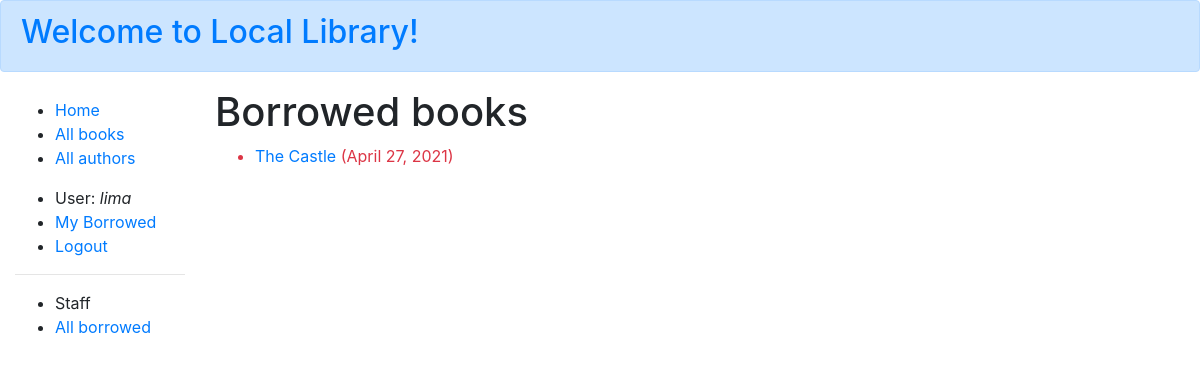
The page /catalog/mybooks/ (signed in) on the database as committed earlier.
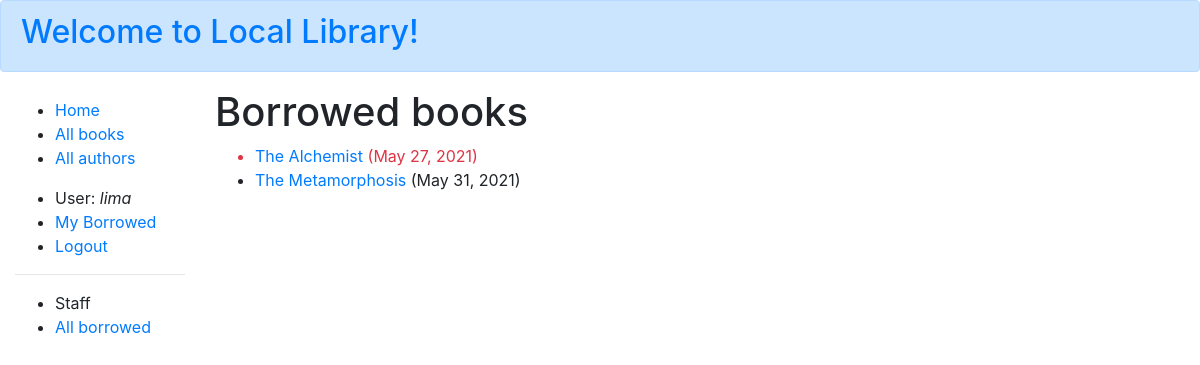
The same page on the database as committed later.
### catalog/models.py (models this page shows, shortened)
class BookInstance(models.Model):
    id = models.UUIDField(primary_key=True, default=uuid.uuid4,
                          help_text="Unique ID for this particular book across whole library")
    book = models.ForeignKey('Book', on_delete=models.RESTRICT, null=True)
    imprint = models.CharField(max_length=200)
    due_back = models.DateField(null=True, blank=True)
    borrower = models.ForeignKey(
        User, on_delete=models.SET_NULL, null=True, blank=True)
    @property
    def is_overdue(self):
        if self.due_back and date.today() > self.due_back:
            return True
        return False
    LOAN_STATUS = (
        ('d', 'Maintenance'),
        ('o', 'On loan'),
        ('a', 'Available'),
        ('r', 'Reserved'),
    )
    status = models.CharField(
        max_length=1,
        choices=LOAN_STATUS,
        blank=True,
        default='d',
        help_text='Book availability')
    class Meta:
        ordering = ['due_back']
        permissions = (("can_mark_returned", "Set book as returned"),)

class Book(models.Model):
    image = models.ImageField(null=True, blank=True, default='default_book.png')
    title = models.CharField(max_length=200)
    author = models.ForeignKey('Author', on_delete=models.SET_NULL, null=True)
    summary = models.TextField(
        max_length=1000, help_text="Enter a brief description of the book")
    isbn = models.CharField('ISBN', max_length=13,
                            unique=True,
                            help_text='13 Character <a href="https://www.isbn-international.org/content/what-isbn'
                                      '">ISBN number</a>')
    genre = models.ManyToManyField(
        Genre, help_text="Select a genre for this book")
    language = models.CharField(max_length=200, null=True, blank=True)
    class Meta:
        ordering = ['title', 'author']
    def display_genre(self):
        """Creates a string for the Genre. This is required to display genre in Admin."""
        return ', '.join([genre.name for genre in self.genre.all()[:3]])
    display_genre.short_description = 'Genre'

### catalog/views.py (the view)
# urls.py: path('mybooks/', views.LoanedBooksByUserListView.as_view(), name='my-borrowed'),
class LoanedBooksByUserListView(LoginRequiredMixin, generic.ListView):
    model = BookInstance
    template_name = 'catalog/bookinstance_list_borrowed_user.html'
    paginate_by = 10
    def get_queryset(self):
        return BookInstance.objects.filter(borrower=self.request.user).filter(status__exact='o').order_by('due_back')

### catalog/templates/catalog/bookinstance_list_borrowed_user.html
{% extends "base_generic.html" %}
{% block content %}
<h1>Borrowed books</h1>
{% if bookinstance_list %}
<ul>
  {% for bookinst in bookinstance_list %}
  <li class="{% if bookinst.is_overdue %}text-danger{% endif %}">
    <a href="{% url 'book-detail' bookinst.book.pk %}">{{bookinst.book.title}}</a> ({{ bookinst.due_back }})
  </li>
  {% endfor %}
</ul>
{% else %}
<p>There are no books borrowed.</p>
{% endif %}
{% endblock %}

Rows that differ between the two databases and show on the page:
removed BookInstance: book "The Castle", due_back "April 27, 2021"
added BookInstance: book "The Alchemist", due_back "May 27, 2021"
added BookInstance: book "The Metamorphosis", due_back "May 31, 2021"
